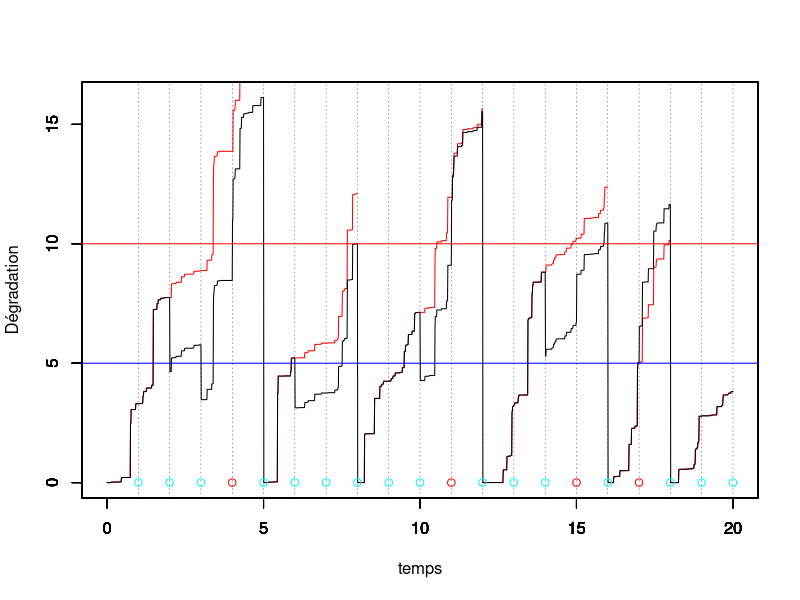
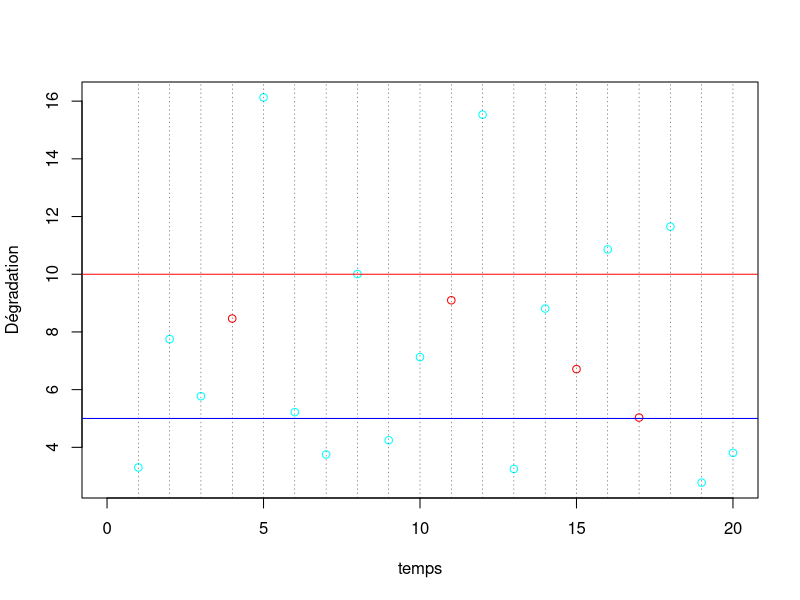
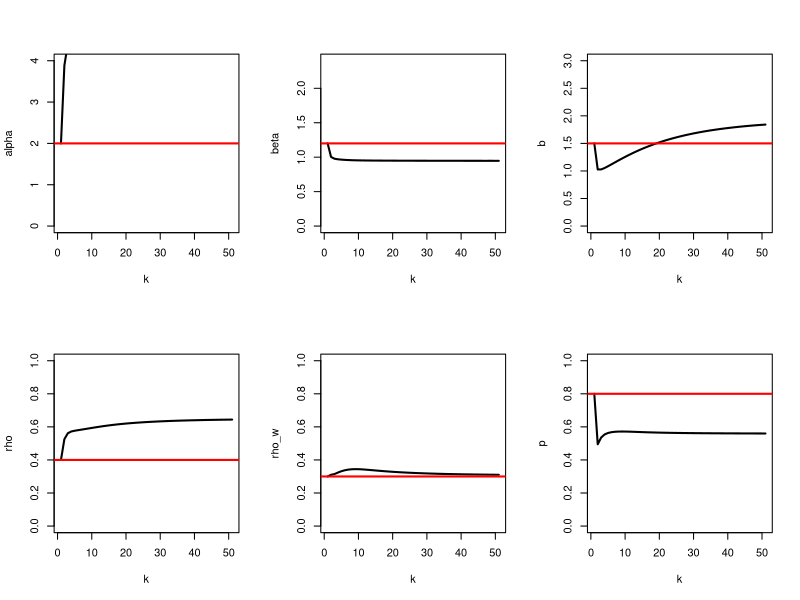

Recreate these plots in R, in order.
#### Programme de simulation lorsqu'on observe uniquement la dégradation juste avant l'inspection
#### avec deux effets de la maintenance :
#### ARD inf avec rho in [0,1] avec proba p
#### ARD inf avec rho' pour les réparations néfastes avec proba 1-p



rm(list=ls())
library(ggplot2)
library(tidyverse)

tau <- 1 # intervalle inter-inspection
rho <- 0.4 # parametre ARDinf pour les maintenances efficaces avec proba p
rho_w <- 0.3 # parametre ARDinf pour les maintenances néfastes avec proba 1-p
p <- 0.8 # proba que la maintenance préventive soit efficace


L <- 5 # seuil pour MP
M <- 10 # seuil pout MC
tps.final <- 20 # fenêtre d'observation du processus

id.newcycle <- FALSE # Initialisation du nb de cycle de renouvellement

#set.seed(123)
# Simulation d'un processus gamma jusqu'au temps final
pas = 0.01 # pas de temps pour simuler le processus

alpha = 2 # paramètre de forme de Gamma a = alpha (t)^beta
beta = 1.2 # paramètre de forme  de Gamma
b=1.5   # paramètre d'échelle du Gamma
temps = seq(from = 0,to = tps.final,by = pas)
temps2 <- temps

theta <-c(alpha,beta,b,rho,rho_w,p)


n=length(temps)

nb.inspections<- floor(tps.final/tau) # nombre d'inspections max pendant la fenêtre d'observation.

temps.insp<-temps[tau/pas*(1:nb.inspections)+1] # temps des inspections (t_i dans le papier)

obs<-numeric(nb.inspections) # données observées (pendant les inspections, à t_j^-)
vect.b<-rep(1,nb.inspections) # données non observées =1 si PM efficace, 0 si worse
Delta.P <-rep(0,nb.inspections) # Données observées = 1 si renouvellement

j<-1 # indicateur prochaine inspection
j.newcycle <- 0 # identifier le j où nouveau cycle
nb.cycles <- 1 # compteur de cycles

x=matrix(nrow=nb.inspections,ncol = n) # processus Gamma simulé, nb.lignes = nb.cycles
x[nb.cycles,1] = 0     # initialisation du processus Gamma = 0 à t=0
for(i in 2:n){
  x[nb.cycles,i] = x[nb.cycles,i-1] + rgamma(1,scale = b, shape = alpha*(temps2[i]^beta-temps2[i-1]^beta))
}
y=numeric(n) # processus Gamma maintenu
y.tilde=numeric(n) # processus Gamma maintenu
y[1]<-0
y.tilde[1]<-0

while (j<=nb.inspections) {
  # boucle sur un cycle de renouvellement
  if (id.newcycle){
    # on resimule un x depuis 0
    x[nb.cycles,1:((j-1)*tau/pas+1)] = 0     # initialisation du processus Gamma = 0 à t=0
    for(i in ((j-1)*tau/pas+2):n){
      x[nb.cycles,i] = x[nb.cycles,i-1] + rgamma(1,scale = b, shape = alpha*(temps[i-(j-1)*tau/pas+1]^beta-temps[i-(j-1)*tau/pas]^beta))
    }
    id.newcycle <- FALSE
  }
 # Changement 21/07 : remise du temps à 0 
#  y.tilde[((j-1)*tau/pas+2):(j*(tau/pas)+1)]<-y[((j-1)*tau/pas+2):(j*(tau/pas)+1)]<-y[(j-1)*tau/pas+1]+ x[nb.cycles,((j-j.newcycle-1)*tau/pas+2):((j-j.newcycle)*(tau/pas)+1)]- x[nb.cycles,(j-j.newcycle-1)*tau/pas+1]
 
   y.tilde[((j-1)*tau/pas+2):(j*(tau/pas)+1)]<-y[((j-1)*tau/pas+2):(j*(tau/pas)+1)]<-y[(j-1)*tau/pas+1]+ x[nb.cycles,((j-1)*tau/pas+2):((j)*(tau/pas)+1)]- x[nb.cycles,(j-1)*tau/pas+1]
  
  obs[j]<-y[j*tau/pas+1] # état dégradation à l'inspection (t_j^-)
  
  if (obs[j] < L) {
    print("no action")
  } else {
    if (obs[j]<M) {
      u<-runif(1)
      if (u>p) vect.b[j]<-0
      ifelse(u<=p,y[j*tau/pas+1]<-(1-rho)*y[j*tau/pas+1],y[j*tau/pas+1]<-(1+rho_w)*y[j*tau/pas+1])
       # on écrase (ARD infini)
    } else {
      y[j*tau/pas+1]<-0
      id.newcycle <- TRUE
      j.newcycle <- j
      nb.cycles <- nb.cycles+1
      Delta.P[j]<-1
 #     temps2[(j*tau/pas+1):n] <- temps[(j*tau/pas+1):n]-temps[j*tau/pas+1]
    }
  }
  j<-j+1
}

vect.u <- (obs<M)*(obs>L) # indicatrice u_i


#df <- data.frame(temps,x,y)
#mygraph <- ggplot(df,aes(x = temps)) +  
#  geom_line(aes(y = y), color = "darkred") +
#  geom_line(aes(y = x), color="steelblue", linetype="twodash") +
#  geom_abline(slope = 0,intercept = L,color="blue") +
#  geom_abline(slope = 0,intercept = M,color="red")


temps.cycle<-c(0,tau*which(obs>M),tps.final)
indice.temps.cycle <- c(1,tau/pas*(which(obs>M))+1,length(temps))


for (k in 1:nb.cycles){
  plot(temps[indice.temps.cycle[k]:indice.temps.cycle[k+1]],x[k,indice.temps.cycle[k]:indice.temps.cycle[k+1]],col="red",type="l",ylim = c(0,max(y.tilde)),xlim = c(0,tps.final),xlab="",ylab="")
  par(new=T)
}

plot(temps,y.tilde,type="l",ylim=c(0,max(y.tilde)),xlim = c(0,tps.final),ylab="",xlab="")


par(new=T)
vect.b.fact <- factor(vect.b)
mescouleurs <- rainbow(length(levels(vect.b.fact)))
plot(tau*(1:nb.inspections),numeric(length = nb.inspections),ylim=c(0,max(y.tilde)),type="p",xlim = c(0,tps.final),xlab = "temps",ylab="Dégradation",col=mescouleurs[vect.b.fact])
abline(h=L,col="blue")
abline(h=M,col="red")
abline(v=tau*(1:nb.inspections), lty =3, col = grey(0.1), lwd = 0.45)

vect.b.fact <- factor(vect.b)
mescouleurs <- rainbow(length(levels(vect.b.fact)))
plot(1:nb.inspections,obs,type="p",xlim = c(0,tps.final),xlab = "temps",ylab="Dégradation",col=mescouleurs[vect.b.fact])
abline(h=L,col="blue")
abline(h=M,col="red")
abline(v=tau*(1:nb.inspections), lty =3, col = grey(0.1), lwd = 0.45)
abline(v=81)




#abline(v = tau*(1:nb.inspection))

#####################################
############## Algo EM ##############
#####################################

# initialisation des paramètres
K<- 50

hat.theta<-matrix(nrow=K+1,ncol=6)
#hat.theta[1,] <- c(1.2,1.1,1.5,0.2,0.2,0.5) # (alpha,beta,b,rho,rho^\prime,p)
hat.theta[1,] <- theta

# On ne définit les p.tildes[i] que lorsque u_{i-1}=1 
ind.u<-which(vect.u[1:(nb.inspections-1)]==1)

# Indice intervenant dans les sommes (i.e tel que u_{i-1}=1)
ind.i.u<-rep(0,nb.inspections)
ind.i.u[ind.u+1] <- 1

# indice i lorsque Delta_{i-1}=1
ind.Delta<-which(Delta.P==1)

ind.i.Delta<-rep(0,nb.inspections)
ind.i.Delta[ind.Delta+1] <- 1   # Pb si la dernière inspection est > M (15/09/22)

#Définition des y_{t_{i-1}}
obs.pre<-c(0,obs[1:(nb.inspections-1)])*(1-ind.i.Delta)

temps.insp.pre <- c(0,temps.insp[1:(nb.inspections-1)])

data <- data.frame(temps.insp,temps.insp.pre,obs,obs.pre,vect.u,vect.b,ind.i.u,Delta.P,ind.i.Delta)



data1 <- filter(data,ind.i.u==1) # On ne garde que les y_i tq u_{i-1}=1
#data0 <- filter(data,ind.i.u==0)

delta <- hat.theta[1,1]*(data$temps.insp^hat.theta[1,2]-data$temps.insp.pre^hat.theta[1,2])



  
#p.tilde <- (hat.theta[1,6]*dgamma(obs-(1-c(0,Delta.P[1:(nb.inspections-1)]))*(1-hat.theta[1,4])^(c(0,vect.u[1:(nb.inspections-1)]))*c(0,obs[1:(nb.inspections-1)]),delta,rate=hat.theta[1,3]))/(hat.theta[1,6]*dgamma(obs-(1-c(0,Delta.P[1:(nb.inspections-1)]))*(1-hat.theta[1,4])^(c(0,vect.u[1:(nb.inspections-1)]))*c(0,obs[1:(nb.inspections-1)]),delta,rate=hat.theta[1,3])+(1-hat.theta[1,6])*dgamma(obs-(1-c(0,Delta.P[(nb.inspections-1)]))*(1+hat.theta[1,5])^(c(0,vect.u[1:(nb.inspections-1)]))*c(0,obs[1:(nb.inspections-1)]),delta,rate=hat.theta[1,3]))

# p.tilde uniquement défini lorsque u_{i-1}=1

p.tilde <- ifelse(data1$obs/data1$obs.pre<=1,1,(hat.theta[1,6]*dgamma(data$obs[ind.i.u==1]-(1-hat.theta[1,4])*data$obs.pre[ind.i.u==1],delta[ind.i.u==1],rate=hat.theta[1,3]))/(hat.theta[1,6]*dgamma(data$obs[ind.i.u==1]-(1-hat.theta[1,4])*data$obs.pre[ind.i.u==1],delta[ind.i.u==1],rate=hat.theta[1,3])+(1-hat.theta[1,6])*dgamma(data$obs[ind.i.u==1]-(1+hat.theta[1,5])*data$obs.pre[ind.i.u==1],delta[ind.i.u==1],rate=hat.theta[1,3])))



data.temp<-data.frame(data1,p.tilde)
data1.rhow<-filter(data.temp,p.tilde<1)

# Définition de la borne inf pour rho
lower.rho <- max(1-data1$obs/data1$obs.pre)

# Définition de la borne sup pour rhow en enlevant les cas où p.tilde = 1
upper.rhow <- min(data1.rhow$obs/data1.rhow$obs.pre-1)




#data1.rho<-filter(data1,comp.p.tilde>0)

# forcer les p.tilde = 1 lorsque y_i/y_{i-1}<1 !

# p.tilde[which(data1$obs/data1$obs.pre<=1)] <- 1

for (k in 2:(K+1)){
  hat.theta[k,6]<-mean(p.tilde) # mise à jour de p
  # Calcul des delta_i
  num.b<-sum(hat.theta[k-1,1]*(temps.insp^hat.theta[k-1,2]-(c(0,temps.insp[1:(nb.inspections-1)]))^hat.theta[k-1,2]))
  
  det.b.1 <- sum(data$obs[ind.i.u==0]-data$obs.pre[ind.i.u==0])
  det.b.2 <- sum(p.tilde*(data$obs[ind.i.u==1]-(1-hat.theta[k-1,4])*data$obs.pre[ind.i.u==1])+(1-p.tilde)*(data$obs[ind.i.u==1]-(1+hat.theta[k-1,5])*data$obs.pre[ind.i.u==1]))
 
  det.b<-det.b.1+det.b.2  
  hat.theta[k,3]<-num.b/det.b # mise à jour de b
  
  # Pour la mise à jour de rho et rho_w, on utilise optim car uniroot ne marche pas... 
  # En effet, plusieurs valeurs annulent la dérivée...
  
  f.rho <- Vectorize(function(x){
    y.rho <- data$obs[ind.i.u==1] - (1-x)*data$obs.pre[ind.i.u==1]
     
    logy.rho<-ifelse(y.rho<=0,-1e8,log(y.rho))
    
    return(-hat.theta[k,3]*sum(p.tilde*y.rho)+sum(p.tilde*(delta[ind.i.u==1]-1)*logy.rho))
  })
  hat.theta[k,4]<-optimize(f.rho,c(lower.rho,1),maximum = T)$maximum
  
  f.rhow <- Vectorize(function(x){
    
    # UNE COUILLE ICI 
    # cond <- (p.tilde < 1) & (ind.i.u == 1)
    delta.rhow <- hat.theta[k-1,1]*(data1.rhow$temps.insp^hat.theta[k-1,2]-data1.rhow$temps.insp.pre^hat.theta[k-1,2])
    # 
    y.rhow <-data1.rhow$obs - (1+x)*data1.rhow$obs.pre
    # logy.rhow<-ifelse(y.rhow<=0,-Inf,log(y.rhow))
    logy.rhow<-ifelse(y.rhow<=0,-1e8,log(y.rhow))
    return(-hat.theta[k,3]*sum((1-data1.rhow$p.tilde)*y.rhow)+sum((1-data1.rhow$p.tilde)*(delta.rhow-1)*logy.rhow))
  })
  
  
  hat.theta[k,5]<-optimize(f.rhow,c(0,upper.rhow),maximum = T)$maximum
  
  # Mise à jour de alpha et beta
  
  y.u.0 <- data$obs[ind.i.u==0]-(1-Delta.P[ind.i.u==0])*data$obs.pre[ind.i.u==0]
  y.rho  <- data$obs[ind.i.u==1]-(1-hat.theta[k,4])*data$obs.pre[ind.i.u==1]
  y.rhow <- data$obs[ind.i.u==1]-(1+hat.theta[k,5])*data$obs.pre[ind.i.u==1]
  logy.u.O <- ifelse(y.u.0<=0,-1e8,log(y.u.0))
  logy.rho<-ifelse(y.rho<=0,-1e8,log(y.rho))
  logy.rhow<-ifelse(y.rhow<=0,-1e8,log(y.rhow))
  
  
  f.ab <- function(x){
    delta.u.0 <- x[1]*(data$temps.insp[ind.i.u==0]^x[2]-data$temps.insp.pre[ind.i.u==0]^x[2])
    delta.u.1 <- x[1]*(data$temps.insp[ind.i.u==1]^x[2]-data$temps.insp.pre[ind.i.u==1]^x[2])
    delta.n   <- x[1]*(data$temps.insp^x[2]-data$temps.insp.pre^x[2]) # tous les delta_i
  
    return(sum(delta.n)*log(hat.theta[k,3])-sum(log(gamma(delta.n)))+sum((delta.u.0-1)*logy.u.O)+sum(p.tilde*(delta.u.1-1)*logy.rho+(1-p.tilde)*(delta.u.1-1)*ifelse(p.tilde==1,0,logy.rhow)))
  }
  hat.theta[k,1:2]<-optim(hat.theta[k-1,1:2],f.ab,control=list(fnscale=-1))$par
  
  
  
  # Mise à jour des delta.i
  delta <- hat.theta[k,1]*(data$temps.insp^hat.theta[k,2]-data$temps.insp.pre^hat.theta[k,2])
  
  # Mise à jour des p.tilde
  p.tilde <- ifelse(data1$obs/data1$obs.pre<=1,1,(hat.theta[k,6]*dgamma(data$obs[ind.i.u==1]-(1-hat.theta[k,4])*data$obs.pre[ind.i.u==1],delta[ind.i.u==1],rate=hat.theta[k,3]))/(hat.theta[k,6]*dgamma(data$obs[ind.i.u==1]-(1-hat.theta[k,4])*data$obs.pre[ind.i.u==1],delta[ind.i.u==1],rate=hat.theta[k,3])+(1-hat.theta[k,6])*dgamma(data$obs[ind.i.u==1]-(1+hat.theta[k,5])*data$obs.pre[ind.i.u==1],delta[ind.i.u==1],rate=hat.theta[k,3])))
  
  
  data.temp <- data.frame(data1,p.tilde)
  data1.rhow <- filter(data.temp,p.tilde<1)
  upper.rhow <- min(data1.rhow$obs/data1.rhow$obs.pre-1)
  
  
  print(paste("la valeur de alpha à l'étape ",k," est : ",hat.theta[k,1]))
  print(paste("la valeur de beta à l'étape ",k," est : ",hat.theta[k,2]))
  print(paste("la valeur de b à l'étape ",k," est : ",hat.theta[k,3]))
  print(paste("la valeur de rho à l'étape ",k," est : ",hat.theta[k,4]))
  print(paste("la valeur de rho_w à l'étape ",k," est : ",hat.theta[k,5]))
  print(paste("la valeur de p à l'étape ",k," est : ",hat.theta[k,6]))
  print("==============================================================")
}

# Identifier les p.tildes <1
ind.poor.maintenance <- which(data1$vect.b==0)

# Maintenance où yappartient à [L,M]
cbind(temps.insp[ind.u],vect.b[ind.u],1-p.tilde)

# PLOT 
par(mfrow = c(2, 3))
plot(hat.theta[, 1], type = "l", lwd = 2, ylim = c(0,2*alpha),xlab="k",ylab="alpha")
abline(h = alpha, col = "red", lwd = 2)^
plot(hat.theta[, 2], type = "l", lwd = 2, ylim = c(0,2*beta),xlab="k",ylab="beta")
abline(h = beta, col = "red", lwd = 2)
plot(hat.theta[, 3], type = "l", lwd = 2, ylim = c(0,2*b),xlab="k",ylab="b")
abline(h = b, col = "red", lwd = 2)
plot(hat.theta[, 4], type = "l", lwd = 2, ylim = c(0,1),xlab="k",ylab="rho")
abline(h = rho, col = "red", lwd = 2)
plot(hat.theta[, 5], type = "l", lwd = 2, ylim = c(0,1),xlab="k",ylab="rho_w")
abline(h = rho_w, col = "red", lwd = 2)
plot(hat.theta[, 6], type = "l", lwd = 2, ylim = c(0,1),xlab="k",ylab="p")
abline(h = p, col = "red", lwd = 2)
